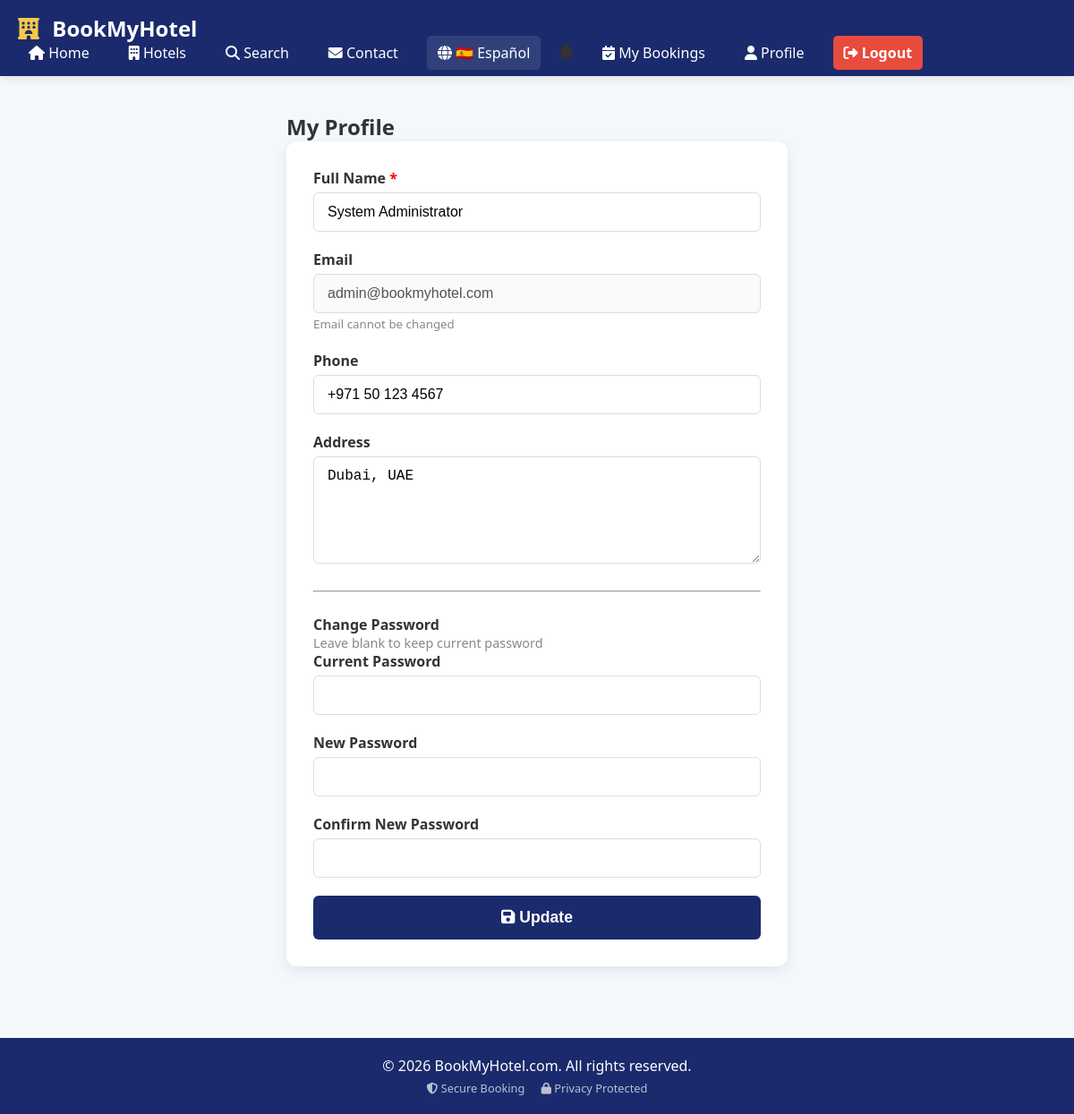
The app's page /profile.php (signed in) with its own data.
### tables this page shows
CREATE TABLE IF NOT EXISTS users (
    id INT AUTO_INCREMENT PRIMARY KEY,
    full_name VARCHAR(100) NOT NULL,
    email VARCHAR(100) UNIQUE NOT NULL,
    password VARCHAR(255) NOT NULL,
    phone VARCHAR(20),
    address TEXT,
    role ENUM('customer', 'admin', 'hotel_staff', 'maintenance_staff') DEFAULT 'customer',
    created_at TIMESTAMP DEFAULT CURRENT_TIMESTAMP,
    updated_at TIMESTAMP DEFAULT CURRENT_TIMESTAMP ON UPDATE CURRENT_TIMESTAMP
);

### config/database.php (called while the page is built, shortened)
<?php
function getLang() {
    return $_SESSION['lang'] ?? 'en';
}
function t($key, $replacements = []) {
    $lang = getLang();
    $text = $translations[$lang][$key] ?? $translations['en'][$key] ?? $key;
    return $text;
}
?>

### profile.php (the view, shortened to what this page needs)
<?php
require_once 'config/database.php';
$conn = getConnection();
$user_id = $_SESSION['user_id'];
$stmt = $conn->prepare("SELECT * FROM users WHERE id = ?");
$stmt->bind_param("i", $user_id);
$stmt->execute();
$user = $stmt->get_result()->fetch_assoc();
include 'includes/header.php';
?>
<div class="container" style="max-width:600px;">
    <h2><?php echo t('my_profile'); ?></h2>
    <form method="POST" style="background:#fff; padding:30px; border-radius:12px; box-shadow:0 4px 15px rgba(0,0,0,0.08);">
        <div class="form-group">
            <label><?php echo t('full_name'); ?> <span style="color:red;">*</span></label>
            <input type="text" name="full_name" required value="<?php echo htmlspecialchars($user['full_name']); ?>">
        </div>
        <div class="form-group">
            <label><?php echo t('email'); ?></label>
            <input type="email" value="<?php echo htmlspecialchars($user['email']); ?>" disabled>
            <small style="color:#888;"><?php echo t('email_cannot_change'); ?></small>
        </div>
        <div class="form-group">
            <label><?php echo t('phone'); ?></label>
            <input type="tel" name="phone" value="<?php echo htmlspecialchars($user['phone'] ?? ''); ?>">
        </div>
        <div class="form-group">
            <label><?php echo t('address'); ?></label>
            <textarea name="address" rows="3"><?php echo htmlspecialchars($user['address'] ?? ''); ?></textarea>
        </div>
        <hr style="margin:25px 0; border-color:#eee;">
        <h4><?php echo t('change_password'); ?></h4>
        <p style="color:#888; font-size:0.9rem;"><?php echo t('keep_blank'); ?></p>
        <div class="form-group">
            <label><?php echo t('current_password'); ?></label>
            <input type="password" name="current_password">
        </div>
        <div class="form-group">
            <label><?php echo t('new_password'); ?></label>
            <input type="password" name="new_password">
        </div>
        <div class="form-group">
            <label><?php echo t('confirm_new_password'); ?></label>
            <input type="password" name="confirm_password">
        </div>
        <button type="submit" class="btn btn-primary" style="width:100%; padding:14px; font-size:1.1rem;">
            <i class="fas fa-save"></i> <?php echo t('update'); ?>
        </button>
    </form>
</div>
<?php include 'includes/footer.php'; ?>

### assets/css/style.css (style rules this page uses)
* { margin: 0; padding: 0; box-sizing: border-box; }
body { font-family: 'Segoe UI', Tahoma, Geneva, Verdana, sans-serif; background: #f4f7fc; color: #333; min-height: 100vh; display: flex; flex-direction: column; }
.container { max-width: 1200px; margin: 0 auto; padding: 0 20px; }
.btn { display: inline-block; padding: 10px 20px; border-radius: 6px; border: none; cursor: pointer; text-decoration: none; font-weight: 600; transition: background 0.3s; }
.btn-primary { background: #1a2a6c; color: #fff; }
.form-group { margin-bottom: 20px; }
.form-group label { display: block; font-weight: 600; margin-bottom: 5px; }
.form-group input, .form-group select, .form-group textarea { width: 100%; padding: 12px 15px; border: 1px solid #ddd; border-radius: 6px; font-size: 1rem; transition: border 0.3s; }
.form-group textarea { min-height: 120px; resize: vertical; }

### records on screen
users: full_name "System Administrator", email "admin@bookmyhotel.com", phone "+971 50 123 4567", address "Dubai, UAE"

### other values on screen
t('home') "Home"
t('hotels') "Hotels"
t('search') "Search"
t('contact') "Contact"
t('my_bookings') "My Bookings"
t('profile') "Profile"
t('logout') "Logout"
t('my_profile') "My Profile"
t('full_name') "Full Name"
t('email') "Email"
t('email_cannot_change') "Email cannot be changed"
t('phone') "Phone"
t('address') "Address"
t('change_password') "Change Password"
t('keep_blank') "Leave blank to keep current password"
